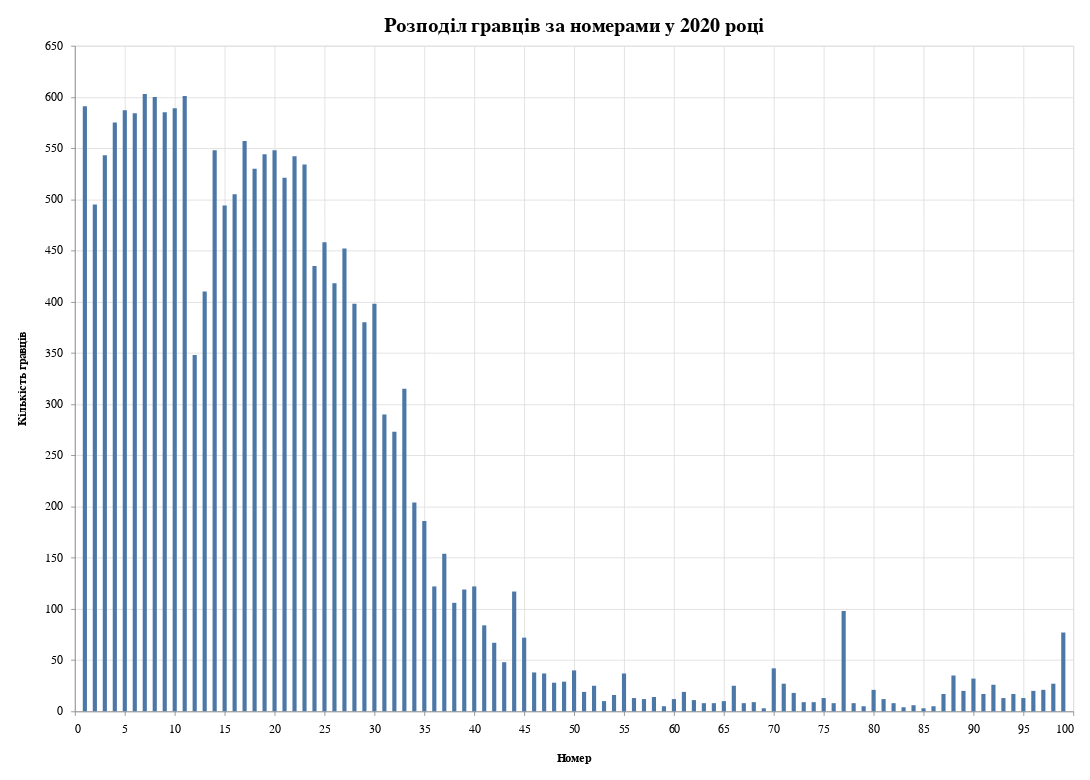

This figure's notebook cell:
### Code cell
selection3 = alt.selection_single()

alt.Chart(
    number_count_df_2020,
    title="Розподіл гравців за номерами у 2020 році"
).mark_bar().encode(
    opacity = alt.condition(selection3, alt.value(1), alt.value(0.3)),
    x=alt.X('number', title='Номер'),
    y=alt.Y('count_2020:Q', title="Кількість гравців"),
    tooltip = [
        alt.Tooltip('number:N', title='Ігровий номер'),
        alt.Tooltip('count_2020:N', title='Кількість'),
        alt.Tooltip('percentage:N', title='Частка від всіх')
    ]
).add_selection(
    selection3
).properties(
    padding=20,
    width = 1200,
    height = 800
).configure_axisX(
    labelAngle=0, 
    labelPadding=10, 
    titlePadding=20
).configure_axisY(
    labelPadding=10, 
    titlePadding=20,
).configure_title(
    fontSize=24
).configure_axis(
    labelFontSize=14,
    titleFontSize=14
)

### Figure 1 — Vega-Lite specification as saved in the notebook (floating-point values rounded to 4 significant figures)
{"config": {"view": {"continuousWidth": 400, "continuousHeight": 300}, "axis": {"labelFontSize": 14, "titleFontSize": 14}, "axisX": {"labelAngle": 0, "labelPadding": 10, "titlePadding": 20}, "axisY": {"labelPadding": 10, "titlePadding": 20}, "title": {"fontSize": 24}}, "data": {"name": "data-1e4643ab1200a01a5cfdf354d2a65284"}, "mark": "bar", "encoding": {"opacity": {"condition": {"value": 1, "selection": "selector059"}, "value": 0.3}, "tooltip": [{"type": "nominal", "field": "number", "title": "Ігровий номер"}, {"type": "nominal", "field": "count_2020", "title": "Кількість"}, {"type": "nominal", "field": "percentage", "title": "Частка від всіх"}], "x": {"type": "quantitative", "field": "number", "title": "Номер"}, "y": {"type": "quantitative", "field": "count_2020", "title": "Кількість гравців"}}, "height": 800, "padding": 20, "selection": {"selector059": {"type": "single"}}, "title": "Розподіл гравців за номерами у 2020 році", "width": 1200, "$schema": "https://vega.github.io/schema/vega-lite/v4.8.1.json", "datasets": {"data-1e4643ab1200a01a5cfdf354d2a65284": [{"number": 1, "count_2020": 591, "percentage": "3.16%"}, {"number": 2, "count_2020": 495, "percentage": "2.64%"}, {"number": 3, "count_2020": 543, "percentage": "2.9%"}, {"number": 4, "count_2020": 575, "percentage": "3.07%"}, {"number": 5, "count_2020": 587, "percentage": "3.14%"}, {"number": 6, "count_2020": 584, "percentage": "3.12%"}, {"number": 7, "count_2020": 603, "percentage": "3.22%"}, {"number": 8, "count_2020": 600, "percentage": "3.21%"}, {"number": 9, "count_2020": 585, "percentage": "3.13%"}, {"number": 10, "count_2020": 589, "percentage": "3.15%"}, {"number": 11, "count_2020": 601, "percentage": "3.21%"}, {"number": 12, "count_2020": 348, "percentage": "1.86%"}, {"number": 13, "count_2020": 410, "percentage": "2.19%"}, {"number": 14, "count_2020": 548, "percentage": "2.93%"}, {"number": 15, "count_2020": 494, "percentage": "2.64%"}, {"number": 16, "count_2020": 505, "percentage": "2.7%"}, {"number": 17, "count_2020": 557, "percentage": "2.98%"}, {"number": 18, "count_2020": 530, "percentage": "2.83%"}, {"number": 19, "count_2020": 544, "percentage": "2.91%"}, {"number": 20, "count_2020": 548, "percentage": "2.93%"}, {"number": 21, "count_2020": 521, "percentage": "2.78%"}, {"number": 22, "count_2020": 542, "percentage": "2.9%"}, {"number": 23, "count_2020": 534, "percentage": "2.85%"}, {"number": 24, "count_2020": 435, "percentage": "2.32%"}, {"number": 25, "count_2020": 458, "percentage": "2.45%"}, {"number": 26, "count_2020": 418, "percentage": "2.23%"}, {"number": 27, "count_2020": 452, "percentage": "2.41%"}, {"number": 28, "count_2020": 398, "percentage": "2.13%"}, {"number": 29, "count_2020": 380, "percentage": "2.03%"}, {"number": 30, "count_2020": 398, "percentage": "2.13%"}, {"number": 31, "count_2020": 290, "percentage": "1.55%"}, {"number": 32, "count_2020": 273, "percentage": "1.46%"}, {"number": 33, "count_2020": 315, "percentage": "1.68%"}, {"number": 34, "count_2020": 204, "percentage": "1.09%"}, {"number": 35, "count_2020": 186, "percentage": "0.99%"}, {"number": 36, "count_2020": 122, "percentage": "0.65%"}, {"number": 37, "count_2020": 154, "percentage": "0.82%"}, {"number": 38, "count_2020": 106, "percentage": "0.57%"}, {"number": 39, "count_2020": 119, "percentage": "0.64%"}, {"number": 40, "count_2020": 122, "percentage": "0.65%"}, {"number": 41, "count_2020": 84, "percentage": "0.45%"}, {"number": 42, "count_2020": 67, "percentage": "0.36%"}, {"number": 43, "count_2020": 48, "percentage": "0.26%"}, {"number": 44, "count_2020": 117, "percentage": "0.63%"}, {"number": 45, "count_2020": 72, "percentage": "0.38%"}, {"number": 46, "count_2020": 38, "percentage": "0.2%"}, {"number": 47, "count_2020": 37, "percentage": "0.2%"}, {"number": 48, "count_2020": 28, "percentage": "0.15%"}, {"number": 49, "count_2020": 29, "percentage": "0.15%"}, {"number": 50, "count_2020": 40, "percentage": "0.21%"}, {"number": 51, "count_2020": 19, "percentage": "0.1%"}, {"number": 52, "count_2020": 25, "percentage": "0.13%"}, {"number": 53, "count_2020": 10, "percentage": "0.05%"}, {"number": 54, "count_2020": 16, "percentage": "0.09%"}, {"number": 55, "count_2020": 37, "percentage": "0.2%"}, {"number": 56, "count_2020": 13, "percentage": "0.07%"}, {"number": 57, "count_2020": 12, "percentage": "0.06%"}, {"number": 58, "count_2020": 14, "percentage": "0.07%"}, {"number": 59, "count_2020": 5, "percentage": "0.03%"}, {"number": 60, "count_2020": 12, "percentage": "0.06%"}, {"number": 61, "count_2020": 19, "percentage": "0.1%"}, {"number": 62, "count_2020": 11, "percentage": "0.06%"}, {"number": 63, "count_2020": 8, "percentage": "0.04%"}, {"number": 64, "count_2020": 8, "percentage": "0.04%"}, {"number": 65, "count_2020": 10, "percentage": "0.05%"}, {"number": 66, "count_2020": 25, "percentage": "0.13%"}, {"number": 67, "count_2020": 8, "percentage": "0.04%"}, {"number": 68, "count_2020": 9, "percentage": "0.05%"}, {"number": 69, "count_2020": 3, "percentage": "0.02%"}, {"number": 70, "count_2020": 42, "percentage": "0.22%"}, {"number": 71, "count_2020": 27, "percentage": "0.14%"}, {"number": 72, "count_2020": 18, "percentage": "0.1%"}, {"number": 73, "count_2020": 9, "percentage": "0.05%"}, {"number": 74, "count_2020": 9, "percentage": "0.05%"}, {"number": 75, "count_2020": 13, "percentage": "0.07%"}, {"number": 76, "count_2020": 8, "percentage": "0.04%"}, {"number": 77, "count_2020": 98, "percentage": "0.52%"}, {"number": 78, "count_2020": 8, "percentage": "0.04%"}, {"number": 79, "count_2020": 5, "percentage": "0.03%"}, {"number": 80, "count_2020": 21, "percentage": "0.11%"}, {"number": 81, "count_2020": 12, "percentage": "0.06%"}, {"number": 82, "count_2020": 8, "percentage": "0.04%"}, {"number": 83, "count_2020": 4, "percentage": "0.02%"}, {"number": 84, "count_2020": 6, "percentage": "0.03%"}, {"number": 85, "count_2020": 3, "percentage": "0.02%"}, {"number": 86, "count_2020": 5, "percentage": "0.03%"}, {"number": 87, "count_2020": 17, "percentage": "0.09%"}, {"number": 88, "count_2020": 35, "percentage": "0.19%"}, {"number": 89, "count_2020": 20, "percentage": "0.11%"}, {"number": 90, "count_2020": 32, "percentage": "0.17%"}, {"number": 91, "count_2020": 17, "percentage": "0.09%"}, {"number": 92, "count_2020": 26, "percentage": "0.14%"}, {"number": 93, "count_2020": 13, "percentage": "0.07%"}, {"number": 94, "count_2020": 17, "percentage": "0.09%"}, {"number": 95, "count_2020": 13, "percentage": "0.07%"}, {"number": 96, "count_2020": 20, "percentage": "0.11%"}, {"number": 97, "count_2020": 21, "percentage": "0.11%"}, {"number": 98, "count_2020": 27, "percentage": "0.14%"}, {"number": 99, "count_2020": 77, "percentage": "0.41%"}]}}
